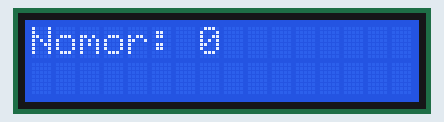
The program below on a simulated ESP32. Parts: 16×2 character LCD.

Above: at 0.1 s.
At 3.6 s:
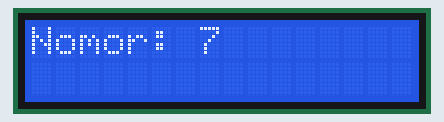
At 7.7 s:
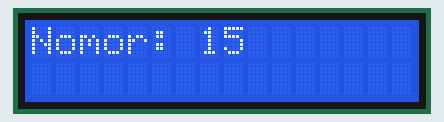
At 15.2 s:
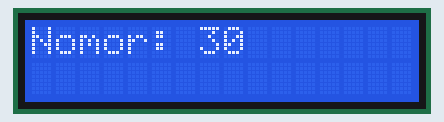
At 27.3 s:
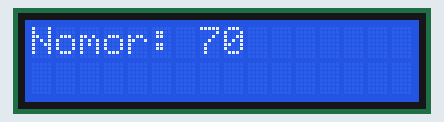
At 39.3 s:
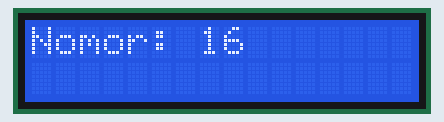

Measured:
- what the display in image 1 shows lasts 0.5 s, from 3.6 s to 4.1 s
- what the display in image 3 shows lasts 1.1 s, from 15.1 s to 16.2 s

The program:

main.cpp
```cpp
#include <Arduino.h>
#include <LiquidCrystal_I2C.h>

int lcdColumns = 16;
int lcdRows = 2;

LiquidCrystal_I2C lcd(0x27, lcdColumns, lcdRows);

void setup() {
  // Inisialisasi LCD
  lcd.init();
  // Nyalakan backlight
  lcd.backlight();
}

void loop() {
  // Tampilkan label "Nomor" di baris pertama
  lcd.clear();
  lcd.setCursor(0, 0);
  lcd.print("Nomor:");

  // Loop untuk menampilkan angka dari 0 hingga 30
  for (int i = 0; i <= 30; i++) {
    lcd.setCursor(7, 0);
    lcd.print(i);
    delay(500);
  }

  // Loop untuk menampilkan angka dari 30 kembali ke 0
  for (int i = 30; i >= 0; i--) {
    lcd.setCursor(7, 0);
    lcd.print(i);
    delay(500);
  }
}
```
